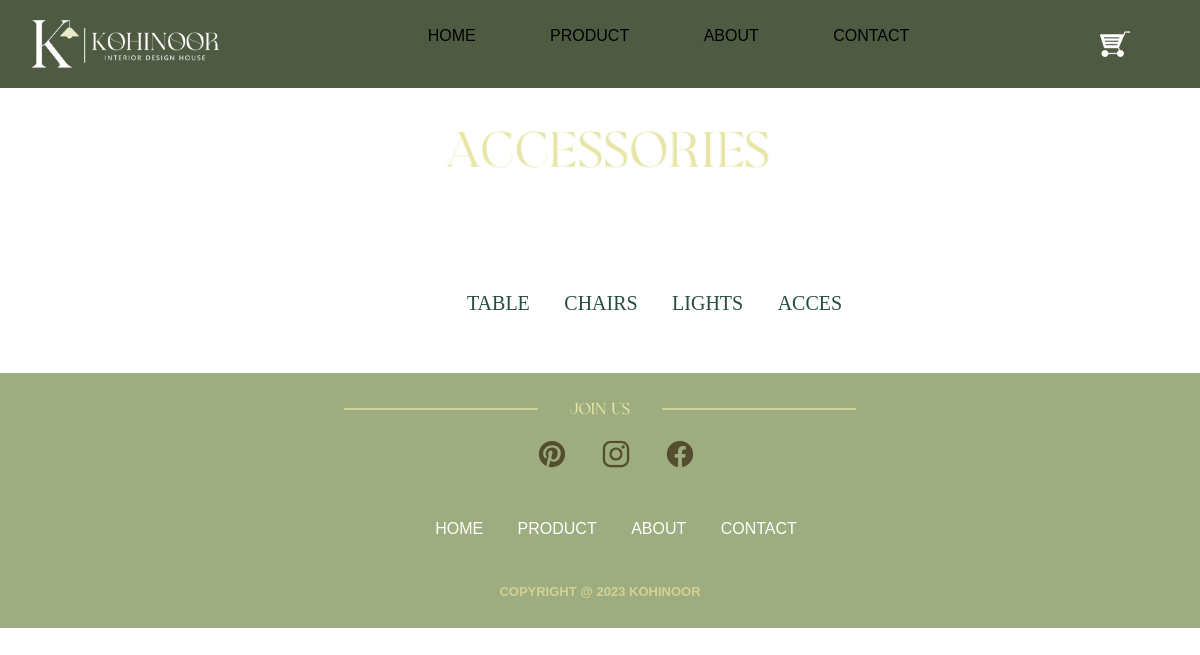
/acces.php, run on an earlier commit of the app's database.
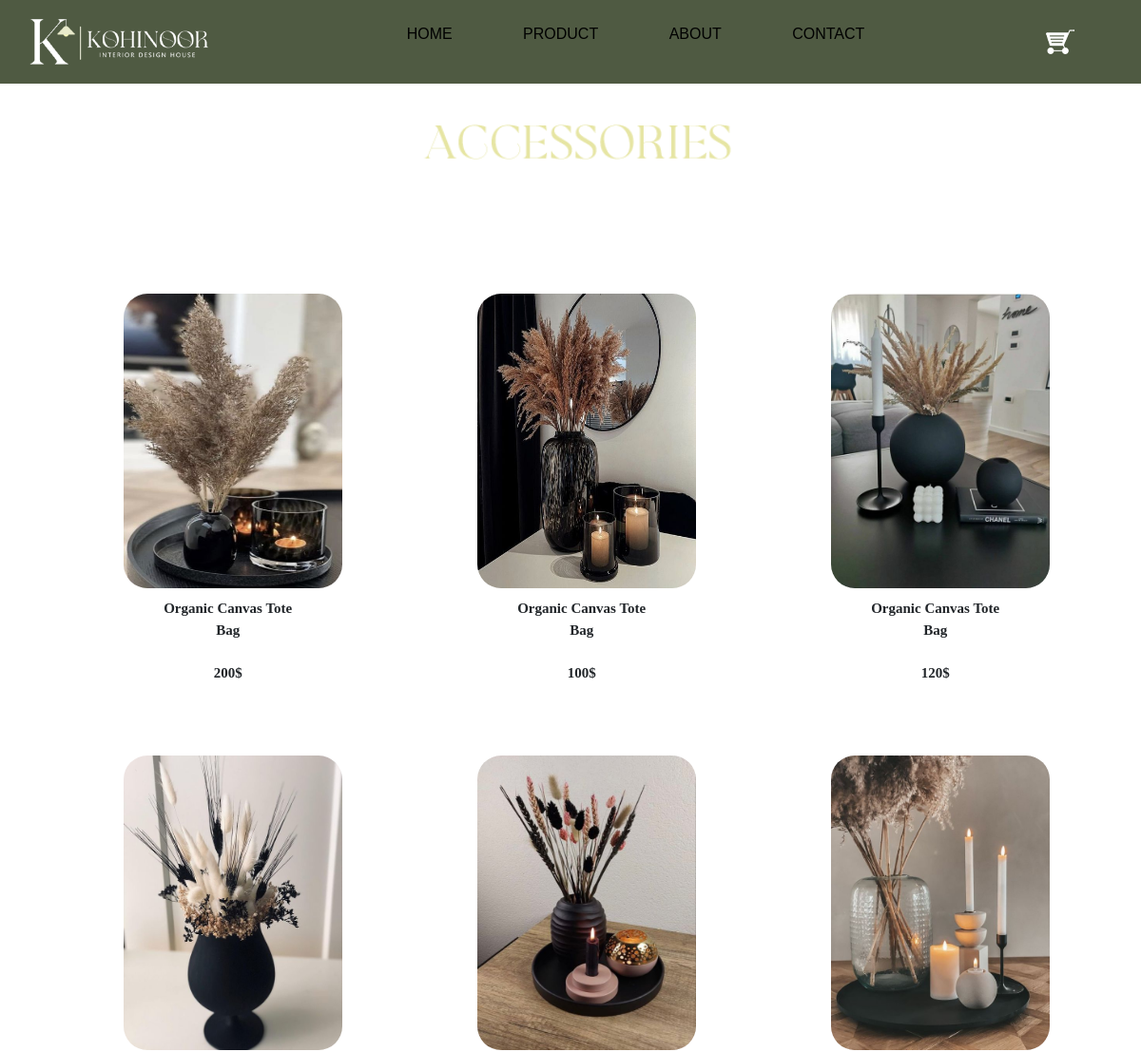
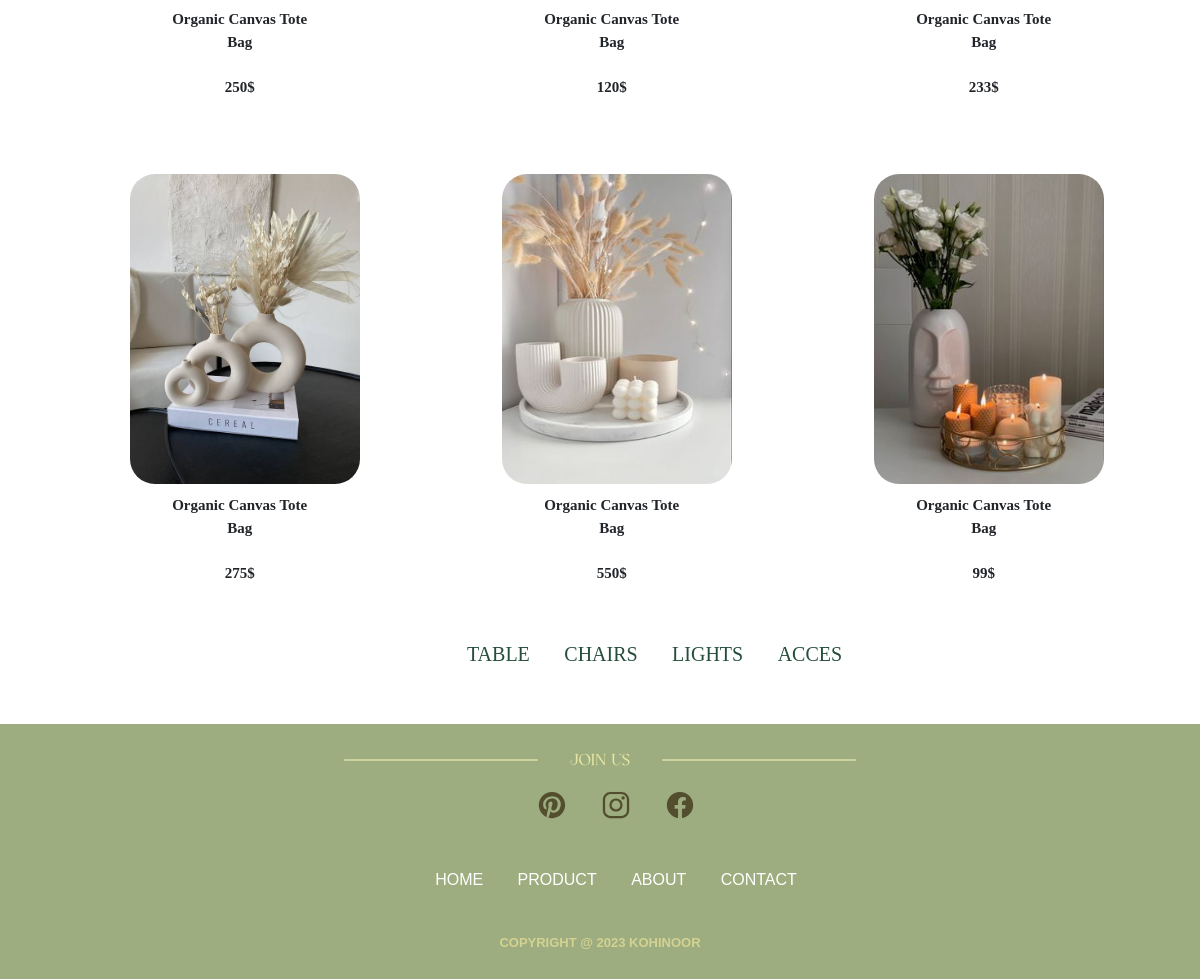
And on a later commit of the database (2 pictures, top to bottom).
### tables this page shows
CREATE TABLE `products` (
  `id` int(255) NOT NULL,
  `img` varchar(255) NOT NULL,
  `name` varchar(255) NOT NULL,
  `title` varchar(255) NOT NULL,
  `description` varchar(255) NOT NULL,
  `prix` int(255) NOT NULL,
  `categorie` varchar(255) NOT NULL
);

### acces.php (the view, shortened to what this page needs)
<?php
@include('connexion.php');
$query = "SELECT * FROM products WHERE categorie = 'acces'";
$result = mysqli_query($conn, $query);
?>
<!DOCTYPE html>
<html lang="en">
<head>
    <?php @include_once('header.php'); ?>
</head>
<body>
    <div>
        <?php @include_once('navbar.php'); ?>
    </div>
    <div>
        <img src="images/accces.png" class="product">
    </div>
    <div class="product-img">
        <div class="container">
            <div class="row">
                <?php
                if ($result) {
                    $count = 0;
                    while ($row = mysqli_fetch_assoc($result)) {
                        if ($count % 3 == 0) {
                            echo '<div class="row">';
                        }
                        echo '<div class="col-sm-4">';
                        echo '<a href="product-description.php?id=' . $row['id'] . '"><img src="images/' . $row['img'] . '" alt=""></a>';
                        echo '<p class="par">' . $row['title'] . '<br><br>' . $row['prix']."$" . '</p>';
                        echo '</div>';
                        $count++;
                        if ($count % 3 == 0) {
                            echo '</div>';
                        }
                    }
                }
                ?>
            </div>
        </div>
    </div>
    <br>
    <div class="menu-product">
        <ul class="menu">
            <li><a href="tables.php">TABLE</a></li>
            <li><a href="chairs.php">CHAIRS</a></li>
            <li><a href="lights.php">LIGHTS</a></li>
            <li><a href="acces.php">ACCES</a></li>
            <br>
            <br>
        </ul>
    </div>
</body>
<?php @include_once('footer.php'); ?>
</html>

### header.php (shortened to what this page needs)
<link href="https://cdn.jsdelivr.net/npm/bootstrap@5.0.2/dist/css/bootstrap.min.css" rel="stylesheet">
<link rel="stylesheet" href="style.css">

### navbar.php
<div>
        <div class="navbar">
            <a href="Home.php"><img src="images/logo site1.png" class="logo"></a>
            <ul class="list">
                <li><a href="Home.php">HOME</a></li>
                <li><a href="product.php">PRODUCT</a></li>
                <li><a href="about.php">ABOUT</a></li>
                <li><a href="contact.php">CONTACT</a></li>
            </ul>
            <div class="sticker">
                <a href="cart.php"><img src="images/charyo.png" class="stick"></a>
            </div>
        </div>

### footer.php
<footer>
            <img src="images/join.png" class="footer-img">
            <ul class="footer-icons">
                <li><a href="https://www.pinterest.fr/"><ion-icon name="logo-pinterest"></ion-icon></a></li>
                <li><a href="https://www.instagram.com/"><ion-icon name="logo-instagram"></ion-icon></a></li>
                <li><a href="https://www.facebook.com/"><ion-icon name="logo-facebook"></ion-icon></a></li>
            </ul>
            <ul class="footer-menu">
                <li><a href="Home.php">HOME</a></li>
                <li><a href="product.php">PRODUCT</a></li>
                <li><a href="about.php">ABOUT</a></li>
                <li><a href="contact.php">CONTACT</a></li><br>
            </ul>
            <div class="footer-copyright">
                <p>Copyright @ 2023 KOHINOOR</p>
            </div>
        </footer>

### style.css (style rules this page uses)
* { margin: 0; padding: 0; box-sizing: border-box; font-family: sans-serif ; }
.navbar { background-color: #4f5a42; width: 100%; margin:auto; padding: 10px 0; display: flex; align-items: center; justify-content: space-between; }
.logo { margin-left: 25px; width: 200px; cursor: pointer; }
.navbar ul li { list-style: none; display: inline-block; margin: 0 35px; position: relative; }
.sticker { display: inline-block; margin-right: 70px ; position: relative; }
.stick { margin-left: 20px ; }
.navbar ul li a { text-decoration: none; color: #000; text-transform: uppercase; }
.navbar ul li::after { content:''; height: 3px; width: 0; background: #d3d292; position: absolute; left: 0; bottom: -10px; transition: 0.5s; }
a { color: #524e2e; text-decoration: none; }
.product { width: 350px; margin-left: 36%; margin-top: 25px; }
p { margin-top: 10px; font-size: 11px; font-weight: bold; display: inline-block; }
footer { background:#9DAD7F; text-align: center; text-transform: uppercase; margin-top: 10px; }
.footer-img { padding-top: 20px; }
.footer-icons li { list-style: none; display: inline-block; margin:5px ; color: #40492e; }
.footer-icons a { padding: 10px; font-size: 30px; }
.footer-menu li { display: inline-block; margin: 15px; }
.footer-menu a { color:#ffffff; }
.footer-copyright { padding-bottom: 10px; }
.footer-copyright p { font-size: 13px; color: #d3d292; }
.container { margin-top: 60px; display: flex; justify-content: center; align-content: center; }
.product-img { display: flex; }
.product-img img { width: 230px; height: 310px; border-radius:25px; margin-left: 160px; margin-top: 60px; }
.menu li { display: inline-block; margin: 15px; }
.menu a { color:#254e3b; font-family: Georgia, 'Times New Roman', Times, serif; font-size: 20px; }
.menu-product { margin-left: 35%; }

### acces.php (style rules this page uses)
.par { margin-inline-start: 55%; text-align: center; font-size: 15px; font-family: cursive; }
.product-img { margin-left: -12%; }

What changed in the data, as far as the page shows it:
added products: img (picture), title "Organic Canvas Tote Bag", prix "200"
added products: img (picture), title "Organic Canvas Tote Bag", prix "100"
added products: img (picture), title "Organic Canvas Tote Bag", prix "120"
added products: img (picture), title "Organic Canvas Tote Bag", prix "250"
added products: img (picture), title "Organic Canvas Tote Bag", prix "120"
added products: img (picture), title "Organic Canvas Tote Bag", prix "233"
added products: img (picture), title "Organic Canvas Tote Bag", prix "275"
added products: img (picture), title "Organic Canvas Tote Bag", prix "550"
added products: img (picture), title "Organic Canvas Tote Bag", prix "99"
